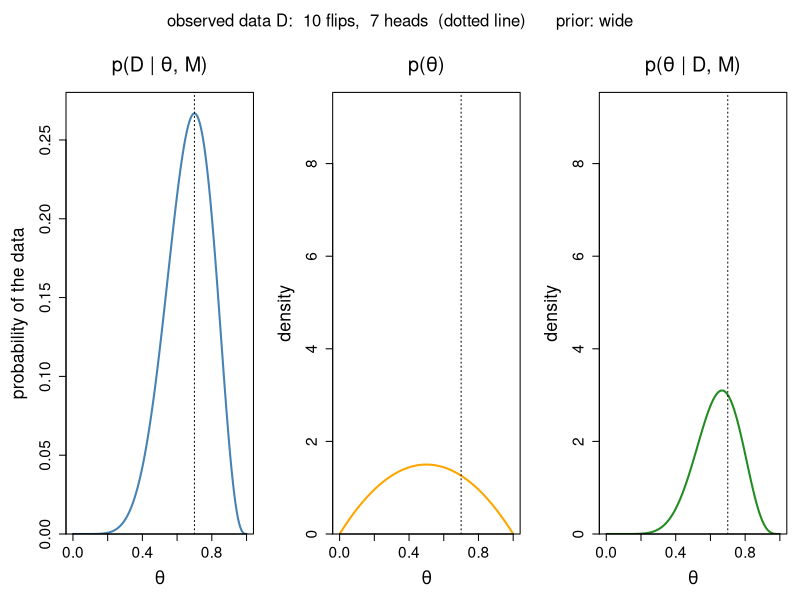

Source code (R):
# Same data, two priors: the three curves of Bayes' theorem.
#
# CoinLikelihoodCurve.R built the likelihood curve.  This script adds the two
# remaining pieces, the prior and the posterior, and lets us swap the prior
# while the data stay exactly the same.

prior_used <- "wide"   # the switch: "narrow" (machine A) or "wide" (machine B)

heads <- 7               # the data, D: what we actually saw ...
throws <- 10           # ... in this many flips

# Both priors are centred on 0.5; they differ only in how wide they are.  One
# way to read the numbers: a prior with shapes (a, b) is what we would believe
# after already having seen a heads and b tails from this coin.  Machine A
# comes with 120 flips' worth of trust, machine B with 4.
priors <- list(narrow = c(60, 60),   # machine A: high quality, bias near 0.5
               wide   = c(2, 2))     # machine B: sloppy, bias almost anywhere

# ---------------------------------------------------------------- the curves

# Candidate values for theta.  Everything below is done once per candidate.
step <- 0.001
theta <- seq(0, 1, by = step)

# p(D | theta, M): the red bar of each candidate.  It does not know which
# prior we picked, so it is the same curve whichever way the switch is set.
likelihood <- dbinom(heads, throws, theta)

# Bayes' theorem, candidate by candidate.  The denominator p(D | M) is one
# number: the likelihood averaged over the prior.  Dividing by it changes the
# height of the posterior, so that its area is 1, but not its shape.
posterior_for <- function(shapes)
{
  prior <- dbeta(theta, shapes[1], shapes[2])
  p_data <- sum(likelihood * prior) * step
  list(prior = prior, posterior = likelihood * prior / p_data)
}

curves <- lapply(priors, posterior_for)
shown <- curves[[prior_used]]

# ---------------------------------------------------------------- the plot

# The density axis is set by BOTH priors, not just the one on display.  That
# way nothing but the curves changes when the switch is flipped.
ymax <- max(sapply(curves, function(x) max(x$prior, x$posterior))) * 1.05

# R shrinks the text when three panels share a row; the cex settings undo that
# so the labels survive being put on a slide.
par(mfrow = c(1, 3), oma = c(0, 0, 3, 0), mar = c(5, 5, 4, 1),
    cex.axis = 1.4, cex.lab = 1.6, cex.main = 1.8)

# The likelihood.  Its y axis is a probability (of the data), not a density.
plot(theta, likelihood, type = "l", lwd = 2, col = "steelblue",
     ylim = c(0, max(likelihood) * 1.05), yaxs = "i",
     xlab = bquote(theta), ylab = "probability of the data",
     main = bquote("p(D | " * theta * ", M)"))
abline(v = heads / throws, lty = 3)

# The prior.
plot(theta, shown$prior, type = "l", lwd = 2, col = "orange",
     ylim = c(0, ymax), yaxs = "i",
     xlab = bquote(theta), ylab = "density",
     main = bquote("p(" * theta * ")"))
abline(v = heads / throws, lty = 3)

# The posterior.
plot(theta, shown$posterior, type = "l", lwd = 2, col = "forestgreen",
     ylim = c(0, ymax), yaxs = "i",
     xlab = bquote(theta), ylab = "density",
     main = bquote("p(" * theta * " | D, M)"))
abline(v = heads / throws, lty = 3)

mtext(paste0("observed data D:  ", throws, " flips,  ", heads, " heads",
             "  (dotted line)      prior: ", prior_used),
      outer = TRUE, line = 0.8, cex = 1)

# ---------------------------------------------------------------- the point

# The posterior is a compromise between what we believed and what we saw.
# With the narrow prior ten flips hardly move us: the coin gave 70% heads and
# we still think it is close to fair.  With the wide prior the same ten flips
# carry most of the weight, and the posterior ends up near the data.
best <- theta[which.max(shown$posterior)]
cat("prior               :", prior_used, "\n")
cat("observed proportion :", heads / throws, "\n")
cat("posterior peaks at  :", round(best, 2), "\n")
